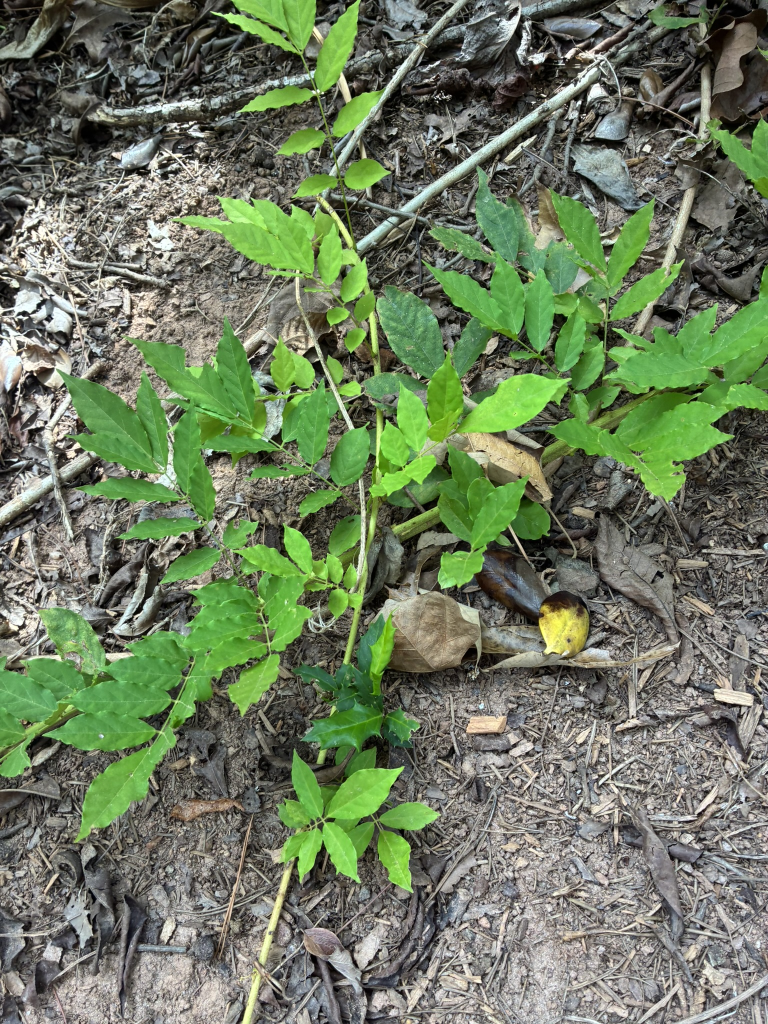
#> input picture iCloud Photos from Lillie Jahr 4/1plantimage1.JPEG, 1536 x 2048 px (shown at 1/2 size)
$ python segment_plant.py '../iCloud Photos from Lillie Jahr 4/1plantimage1.JPEG'
#> lines starting #> are read from the running program, lines starting #| are printed output that depends on the picture
#!/usr/bin/env python3
"""Isolate a plant from its photograph: BiRefNet first, colour segmentation as fallback.

WHY BIREFNET AND NOT THE OTHER AI MODELS. U2Net and ISNet are salient-object detectors and
they resolve a plant to its single most conspicuous blob -- on the best chamomile photograph
U2Net kept the yellow disc and discarded every petal, and SAM returned one petal.
BiRefNet is a dichotomous-segmentation model built for exactly the case those fail at: fine,
high-frequency boundaries. On the same photograph it keeps petals, stem, leaves and bud AND
removes the background foliage that colour segmentation cannot, because it is separating
figure from ground rather than matching hues.

It costs ~25s an image against ~2s for the colour method, which is why the pipeline SCORES
cheaply and segments only the few candidates it is going to show. At 2,000 species that is
the difference between a few CPU-hours and a few hundred.

    python3 scripts/segment_plant.py photo.jpg --out cutout.png
    python3 scripts/segment_plant.py --self-test
"""
from __future__ import annotations

import argparse, os, pathlib, sys

import cv2
import numpy as np
from PIL import Image

sys.path.insert(0, str(pathlib.Path(__file__).resolve().parent))
import card_art                                       # noqa: E402

MODEL = os.environ.get("PLANTDEX_SEGMENT_MODEL", "birefnet-general-lite")
WORK_EDGE = 1200
MIN_KEEP = 0.02          # below this the model found nothing and the fallback is used
SHATTERED = 6            # this many substantial pieces is not one specimen
MAX_RESCUE_SOLIDITY = 0.80   # measured: a grow above this returned the whole photograph
KEEP_COMPONENT = 0.04    # keep pieces at least this fraction of the largest
_SESSION = {}


def _session():
    from rembg import new_session
    if MODEL not in _SESSION:
        _SESSION[MODEL] = new_session(MODEL)
    return _SESSION[MODEL]


# [67 lines left out: functions tidy, edge_contact, _grow_rescue, not called in this run]


def cutout(path: pathlib.Path, work_edge: int = WORK_EDGE
           ) -> tuple[Image.Image, str, dict]:
    """Returns the RGBA cutout, the method that produced it, and its frame-edge contact."""
#> called with work_edge = 1200
    im = Image.open(path).convert("RGB")
#> im is the input picture: PIL image 1536x2048 RGB; mean R, G, B 109.1, 122.8, 95.3
    im.thumbnail((work_edge, work_edge), Image.LANCZOS)
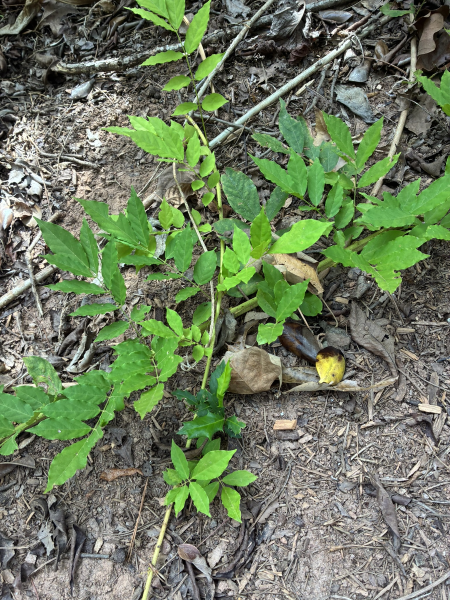
#> im: PIL image 900x1200 RGB (shown at 1/2 size); mean R, G, B 109.1, 122.8, 95.3
    try:
        from rembg import remove
        a = np.array(remove(im, session=_session()).convert("RGBA").getchannel("A"))
        if (a > 127).mean() >= MIN_KEEP:
            tidied = tidy(a)
            edges = edge_contact(tidied)
            rgba = Image.fromarray(np.dstack([np.array(im), tidied]), "RGBA")
            box = rgba.getbbox()
            return (rgba.crop(box) if box else rgba), MODEL, edges
        # EXPERIMENTAL GROW, AND ONLY WHERE THE BASELINE PRODUCED NOTHING USABLE.
        #
        # The pilot settled that the seeded grow is not a production step: on five of eight
        # photographs it returned something close to the original frame (solidity up to
        # 0.967, which is a rectangle of vegetation, not a cutout). It is kept for the one
        # case it demonstrably rescued -- pine 111407747, where BiRefNet Lite returned an
        # EMPTY mask in ten fragments and the grow recovered a clean branch because the
        # leaf litter behind it is brown rather than green.
        #
        # That is the whole gate: empty, or shattered. Where the baseline found a coherent
        # subject the grow is never consulted, because where it fails it fails by keeping
        # too much, and too much looks like success to every metric that counts retention.
        #
        # The result is MARKED. `birefnet-general-lite+grow-rescue` travels with the
        # candidate into candidates.json and gates.py, which refuses to let any
        # grow-rescued cutout reach an approval: a recovered structure and an added
        # background look identical to a number and must be looked at.
        kept = (a > 127).mean()
        n, _, st, _ = cv2.connectedComponentsWithStats((a > 127).astype(np.uint8), 8)
        shards = int((st[1:, cv2.CC_STAT_AREA] >= st[1:, cv2.CC_STAT_AREA].max() * 0.05).sum()) if n > 1 else 1
        if kept < MIN_KEEP or shards >= SHATTERED:
            grown = _grow_rescue(np.array(im), a > 127)
            if grown is not None:
                tidied = tidy((grown * 255).astype(np.uint8))
                edges = edge_contact(tidied)
                rgba = Image.fromarray(np.dstack([np.array(im), tidied]), "RGBA")
                box = rgba.getbbox()
                print(f"   [segment] GROW RESCUE: baseline kept {kept:.3f} in {shards} "
                      f"piece(s); recovered {grown.mean():.3f}. Needs visual review.",
                      file=sys.stderr)
                return (rgba.crop(box) if box else rgba), f"{MODEL}+grow-rescue", edges
        reason = f"{MODEL} kept {kept:.3f}, below {MIN_KEEP}"
    except Exception as exc:                            # model missing, no network, OOM
        reason = f"{type(exc).__name__}: {exc}"[:120]
    # FALLBACK IS LOUD. A silent downgrade would ship a visibly worse cutout under the
    # name of the better method, and nobody reviewing the card would know which ran.
    print(f"   [segment] falling back to colour segmentation -- {reason}", file=sys.stderr)
    fb = card_art.cutout(path, margin=0.06, iterations=6)
    return fb, "colour-fallback", {}


# [25 lines left out: function self_test, not called in this run]


def main() -> int:
    ap = argparse.ArgumentParser(description=__doc__)
    ap.add_argument("photo", nargs="?")
    ap.add_argument("--out")
    ap.add_argument("--self-test", action="store_true")
    a = ap.parse_args()
    if a.self_test:
        return self_test()
    if not a.photo:
        ap.error("a photo is required")
    cut, how, _ = cutout(pathlib.Path(a.photo))
    out = a.out or (pathlib.Path(a.photo).stem + "-cutout.png")
    cut.save(out)
    print(f"{out}  {cut.size}  via {how}")
    return 0


if __name__ == "__main__":
    sys.exit(main())
#> (the call stopped at in _session, `_SESSION[MODEL] = new_session(MODEL)`: rembg is not available in this run)

$ run again, on iCloud Photos from Lillie Jahr 4/2plantimage1.JPEG
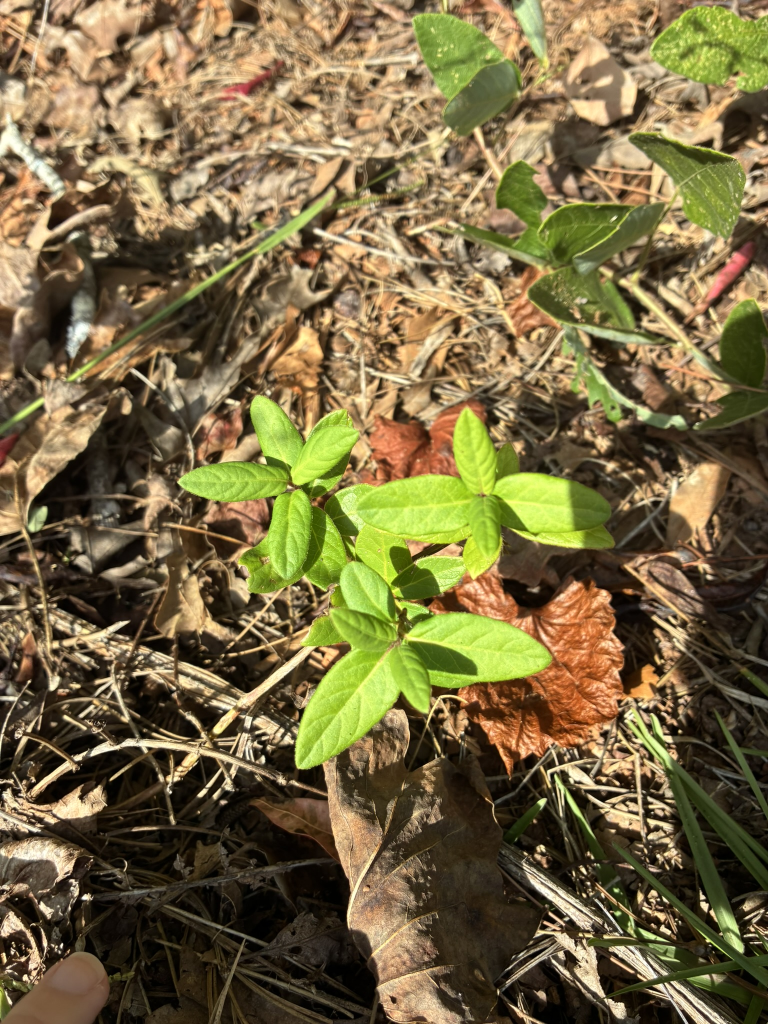
#> input picture iCloud Photos from Lillie Jahr 4/2plantimage1.JPEG, 1536 x 2048 px (shown at 1/2 size)
#> in cutout, im is the input picture: PIL image 1536x2048 RGB; mean R, G, B 120.3, 106.4, 67.7
#> in cutout, `im.thumbnail((work_edge, work_edge), Image.LANCZOS)`:
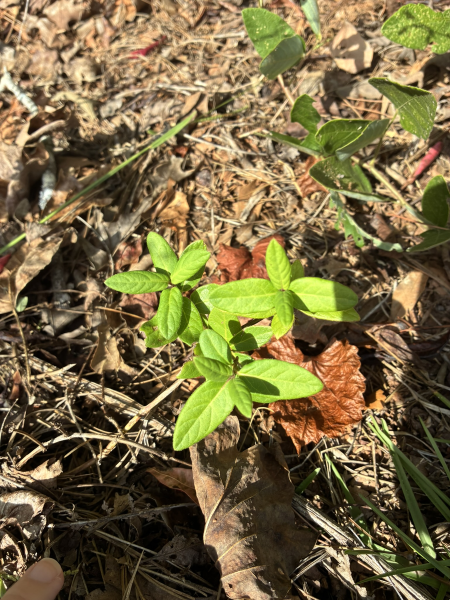
#> im: PIL image 900x1200 RGB (shown at 1/2 size); mean R, G, B 120.3, 106.4, 67.7
